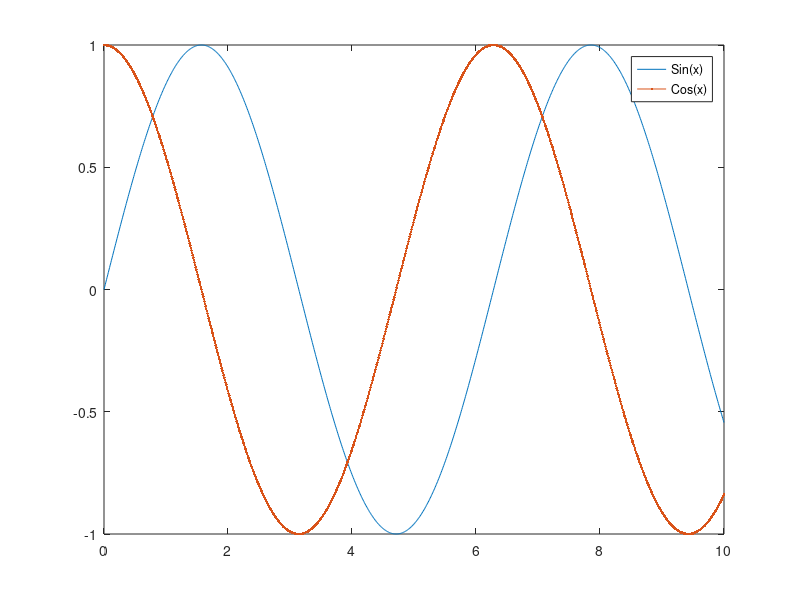

Write MATLAB code to recreate this figure.
close all;
clear all;
clc
x = [0 : 0.01: 10];
y = sin(x);
g = cos(x);
plot(x, y, x, g, '.-'), legend('Sin(x)', 'Cos(x)')